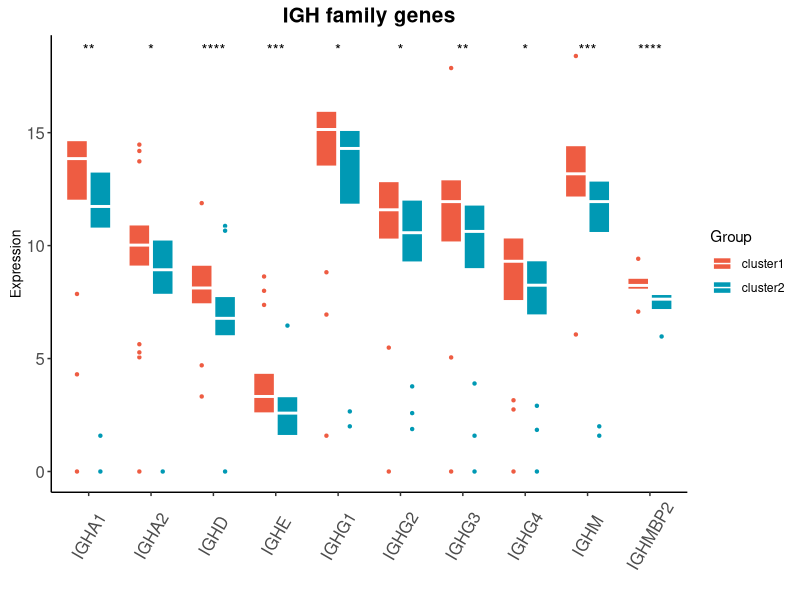

The R script that drew this image:


rm(list = ls())
rt=read.table("IGH_GENE.txt",sep="\t",header=T,row.names=1,check.names=F)    
rt1=rt[,-1]
rt1=t(rt1)
rt1=log2(rt1+1)
library(tidyverse)
library(ggpubr)
rt1=as.data.frame(t(rt1))
dat <- rt1 %>% as.data.frame() %>%
  rownames_to_column("Sample") %>% 
  gather(key = Complement_Gene,value = Expression,-Sample)
dat$Group = rt[,1]

ggplot(dat,aes(Complement_Gene,Expression,fill = Group)) + 
  geom_boxplot(outlier.shape = 21,color = "white") + 

  labs(title = "IGH family genes", 
       x="",y = "Expression") +
  theme(legend.position = "top") +   
  theme_classic()  + 
  theme(axis.title.y =  element_text(size = 10,vjust = 0.5,hjust = 0.5))+
  theme(axis.text.x = element_text(size = 12,angle = 45,vjust = 0.5,hjust = 0.5))+
  theme(axis.text.y = element_text(size = 12))+
  theme(plot.title = element_text(hjust = 0.5,size=15,face="bold"))+
  
  theme(axis.text.x = element_text(angle=60,vjust = 0.5))+
  scale_fill_manual(values = c("tomato2","#0099B4FF"))+ stat_compare_means(aes(group = Group,label = ..p.signif..),method = "wilcox.test")
ggsave("Figure_F.pdf",width =6,height = 6)


